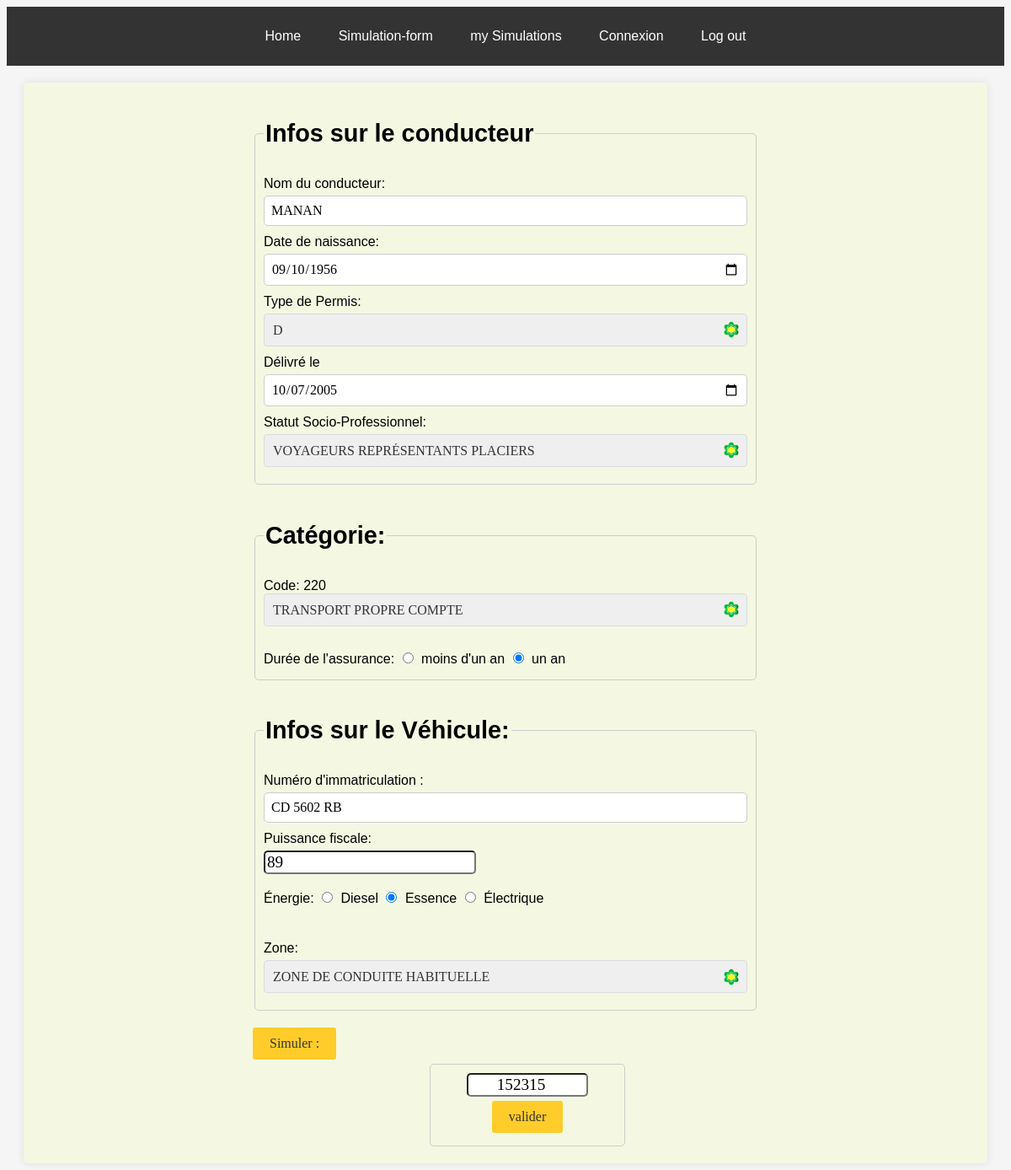
Page /index.php?index=form&id=3 (signed in) on the committed database.
### tables this page shows
CREATE TABLE `simulations` (
  `simulation_id` int(11) NOT NULL,
  `simulation_date` date DEFAULT NULL,
  `prime` int(11) DEFAULT NULL,
  `driver_id` int(11) DEFAULT NULL,
  `num_vehicle` varchar(10) DEFAULT NULL,
  `subscriber_id` int(11) DEFAULT NULL
);

CREATE TABLE `drivers` (
  `driver_id` int(11) NOT NULL,
  `driver_name` varchar(24) DEFAULT NULL,
  `birth_date` date DEFAULT NULL,
  `license_type` varchar(10) DEFAULT NULL,
  `license_issue_date` date DEFAULT NULL,
  `socio_professional_status` varchar(24) DEFAULT NULL,
  `subscriber_id` int(11) NOT NULL
);

CREATE TABLE `vehicles` (
  `num_vehicle` varchar(10) NOT NULL,
  `category_code` int(11) DEFAULT NULL,
  `insurance_duration` int(11) DEFAULT NULL,
  `fiscal_power` int(11) DEFAULT NULL,
  `fuel_type` varchar(10) DEFAULT NULL,
  `can_drive` varchar(10) DEFAULT NULL,
  `kart_owner_insured` varchar(10) DEFAULT NULL,
  `carries_flammable_material` enum('Yes','No') DEFAULT NULL,
  `with_trailer` enum('Yes','No') DEFAULT NULL,
  `trailer_power` int(11) DEFAULT NULL,
  `num_seats` int(11) DEFAULT NULL,
  `tonnage_payload` int(11) DEFAULT NULL,
  `habitual_driving_zone` varchar(24) DEFAULT NULL,
  `tpv_type` varchar(10) DEFAULT NULL,
  `vehicle_auto_ecole_type` varchar(10) DEFAULT NULL,
  `moto_type` varchar(10) DEFAULT NULL,
  `paid` varchar(5) DEFAULT NULL,
  `special_category_type` varchar(10) DEFAULT NULL
);

CREATE TABLE `categories` (
  `category_code` int(11) NOT NULL,
  `designation` varchar(48) DEFAULT NULL
);

### view/form.php (the view, shortened to what this page needs)
<?php
if (isset($_REQUEST['id'])) {
    $query = 'SELECT *
    FROM simulations
    INNER JOIN drivers ON simulations.driver_id = drivers.driver_id
    INNER JOIN vehicles ON vehicles.num_vehicle = simulations.num_vehicle
    WHERE simulations.simulation_id = ?';
    $req = $pdo->prepare($query);
    $req->execute([$_REQUEST['id']]);
    $page = $req->fetch(PDO::FETCH_ASSOC);
    $sql = "SELECT designation FROM vehicles
INNER JOIN categories ON vehicles.category_code = categories.category_code
INNER JOIN simulations ON simulations.num_vehicle = vehicles.num_vehicle
WHERE simulations.simulation_id = ?; ";
$req = $pdo->prepare($sql);
$req->execute([$_REQUEST['id']]);
$lib = $req->fetch(PDO::FETCH_ASSOC);
}
?>
<div class="container">
    <form id="insuranceForm" method="POST" action="functions/traitement.php" onsubmit="return validateForm()">
        <fieldset>
            <legend>
                <h2>Infos sur le conducteur</h2>
            </legend>
            <label for="driverName">Nom du conducteur:</label>
            <input type="text" name="driverName" id="driverName" value='<?php if (isset($page['driver_name'])) echo $page['driver_name']; ?>'> <br>
            <label for="driverBirthDay">Date de naissance:</label>
            <input type="date" name="driverBirthDay" id="driverBirthDay" value='<?php if (isset($page['birth_date'])) echo $page['birth_date']; ?>' required>
            <span id="msg"></span> <br>
            <label for="driverLicense">Type de Permis:</label>
            <select id="driverLicense" name="driverLicense">
                <option value="D" <?php if (isset($page['license_type']) && $page['license_type'] === "D") echo 'selected'; ?>>D</option>
            </select> <br>
            <label for="licenseStartDate">Délivré le</label>
            <input type="date" id="licenseStartDate" name="licenseStartDate" value='<?php if (isset($page['license_issue_date'])) echo $page['license_issue_date']; ?>' required>
            <span id="msg1"></span><br>
            <label for="status">Statut Socio-Professionnel:</label>
            <select name="status" required id="status">
                <option value="Statut1" <?php if (isset($page['socio_professional_status']) && $page['socio_professional_status'] === "Statut1") echo 'selected'; ?>>Voyageurs Représentants Placiers</option>
            </select>
        </fieldset>
        <fieldset>
            <legend>
                <h2>Catégorie: </h2>
            </legend>
            <div class="category_designation">
                <div class="category">Code: <span id="code_category"><?php echo (isset($page['category_code']) ? $page['category_code'] : '000') ?></span></div>
                <div class="designation">
                    <select id="lib_category" name="lib_category" required>
                        <option value="Transport Propre Compte" <?php if (isset($lib['designation']) && $lib['designation'] === "Transport Propre Compte") echo 'selected'; ?>>Transport Propre Compte</option>
                    </select>
                </div>
            </div><br>
            <label>Durée de l'assurance:</label>
            <input type="radio" name="time" id="lessThanYear" value="-1" <?php if (isset($page['insuration_duration']) && $page['insuration_duration'] != '1')  echo 'checked' ?>>
            <label for="lessThanYear">moins d'un an</label>
            <input type="radio" name="time" value="1" id="oneYear" checked required>
            <label for="oneYear">un an</label>
        </fieldset>
        <fieldset>
            <legend>
                <h2>Infos sur le Véhicule: </h2>
            </legend>
            <div class="info_car">
                <div class="info_type">
                    <label for="immatriculation">Numéro d'immatriculation : </label>
                    <input type="text" name="immatriculation" id="immatriculation " placeholder="Ex: AK 3604 RB" onblur="formatAndCheck(this)" value="<?php if (isset($page['num_vehicle'])) echo $page['num_vehicle'] ?>">
                    <br>
                    <label for="power">Puissance fiscale:</label>
                    <input type="number" name="fiscalPower" style="display: block;" id="power" min="2" value="<?php if (isset($page['fiscal_power'])) echo $page['fiscal_power']; ?>" required><br>
                    <label>Énergie:</label>
                    <input type="radio" name="Energy" value="Diesel" id="diesel" <?php if (isset($page['fuel_type']) && $page['fuel_type'] === "Diesel") echo 'checked'; ?>>
                    <label for="diesel">Diesel</label>
                    <input type="radio" name="Energy" value="Essence" id="essence" <?php if (isset($page['fuel_type']) && $page['fuel_type'] === "Essence") echo 'checked'; ?>>
                    <label for="essence">Essence</label>
                    <input type="radio" name="Energy" value="Electric" id="electric" <?php if (isset($page['fuel_type']) && $page['fuel_type'] === "Electric") echo 'checked'; ?>>
                    <label for="electric">Électrique</label><br>
                    <br>
                    <br>
                    <label for="zones">Zone:</label>
                    <select id="zones" name="zones" required>
                        <option value="zone rouge" selected="selected" disabled="disabled">zone de conduite habituelle</option>
                    </select>
                </div>
        </fieldset>
        <input type="button" name="simuler" value="Simuler :" id="submitButton" />
        <div class="result">
            <input type="number" name="prime" placeholder="    Prime" id="result" value="<?php if (isset($page['prime'])) echo $page['prime']; ?>" readonly required />
            <input type="submit" name="valider" value="valider" />
        </div>
    </form>

### css/style.css (style rules this page uses)
body { background-color: #f2f2f2; font-family: 'Trebuchet MS', 'Lucida Sans Unicode', 'Lucida Grande', 'Lucida Sans', Arial, sans-serif; }
.container { background-color: #f4f8e2; max-width: 100%; margin: 20px; padding: 20px; border-radius: 5px; box-shadow: 0 0 10px rgba(0, 0, 0, 0.1); }
fieldset { border: 1px solid #ccc; padding: 10px; margin-bottom: 20px; border-radius: 5px; }
legend { font-size: 1.2em; font-weight: bold; }
label { display: inline-flex; margin-bottom: 5px; }
input[type="text"], input[type="date"], select { width: 100%; padding: 8px; margin-bottom: 10px; border: 1px solid #ccc; border-radius: 5px; font-family: cursive; box-sizing: border-box; text-transform: uppercase; }
input[type="number"] { border-radius: 5px; font-family: cursive; font-size: larger; max-width: 65%; }
input[type="radio"], input[type="checkbox"] { margin-right: 5px; }
select { width: 100%; padding: 8px; margin-bottom: 10px; border: 1px solid #ccc; border-radius: 3px; box-sizing: border-box; font-family: cursive; color: #333; }
.result { display: flex; flex-direction: column; justify-content: center; align-items: center; background-color: #f4f8e2; padding: 10px; border: 1px solid #ccc; border-radius: 5px; margin-left: 35%; max-width: 35%; }
.result>input { margin-left: 5px; margin-right: 5px; margin-bottom: 5px; text-align: center; }
#insuranceForm { max-width: 600px; margin: 0 auto; }
input[type="button"] { display: flex; flex-direction: column; justify-content: center; align-items: center; font-family: cursive; background-color: #ffcc29; font-family: cursive; color: #333; padding: 10px 20px; border: none; border-radius: 3px; cursor: pointer; align-items: center; margin-bottom: 5px; font-size: medium; }
input[type="submit"] { background-color: #ffcc29; font-family: cursive; font-size: 16px; color: #333; padding: 10px 20px; border: none; border-radius: 3px; cursor: pointer; max-width: min-content; }

### css/sign.css (style rules this page uses)
body { background-color: whitesmoke; font-family: 'Trebuchet MS', 'Lucida Sans Unicode', 'Lucida Grande', 'Lucida Sans', Arial, sans-serif; }
.form-component input, select { border: 1px solid #d9dbde; border-radius: 4px; font-size: 16px; padding: 10px; width: 100%; }
input, select { font-size: 16px; }

### index.php (style rules this page uses)
select { appearance: none; -webkit-appearance: none; -moz-appearance: none; background-image: url('./img/icons8-processing-64.png'); background-size: 20px; background-position: right 8px center; background-repeat: no-repeat; }

### rows in the picture
simulations: driverName "maNAN", driverBirthDay "09/10/1956", licenseStartDate "10/07/2005", num_vehicle.category_code "220", immatriculation "CD 5602 RB", fiscalPower "89", prime "152315"
drivers: driverLicense "D", status "Voyageurs Représentants Placiers"
categories: lib_category "Transport Propre Compte"
vehicles: fuel_type "☐ Diesel", fuel_type "☑ Essence", fuel_type "☐ Électrique"
